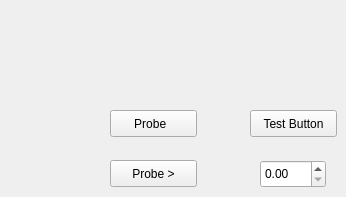
      <widget class="QWidget" name="tab_19">
       <attribute name="title">
        <string>Probe</string>
       </attribute>
       <widget class="QPushButton" name="probing_enable_pb">
        <property name="geometry">
         <rect>
          <x>110</x>
          <y>110</y>
          <width>87</width>
          <height>27</height>
         </rect>
        </property>
        <property name="text">
         <string>Probe  </string>
        </property>
        <property name="pin_name" stdset="0">
         <string>probe-enable</string>
        </property>
        <property name="function" stdset="0">
         <string>hal_pin</string>
        </property>
       </widget>
       <widget class="QPushButton" name="probe_right">
        <property name="geometry">
         <rect>
          <x>110</x>
          <y>160</y>
          <width>87</width>
          <height>27</height>
         </rect>
        </property>
        <property name="text">
         <string>Probe &gt;</string>
        </property>
       </widget>
       <widget class="QPushButton" name="pushButton_10">
        <property name="geometry">
         <rect>
          <x>250</x>
          <y>110</y>
          <width>87</width>
          <height>27</height>
         </rect>
        </property>
        <property name="text">
         <string>Test Button</string>
        </property>
        <property name="function" stdset="0">
         <string>hal_pin</string>
        </property>
        <property name="pin_name" stdset="0">
         <string>test-button</string>
        </property>
        <property name="hal_type" stdset="0">
         <string>HAL_BIT</string>
        </property>
        <property name="hal_dir" stdset="0">
         <string>HAL_OUT</string>
        </property>
       </widget>
       <widget class="QDoubleSpinBox" name="doubleSpinBox_5">
        <property name="geometry">
         <rect>
          <x>260</x>
          <y>160</y>
          <width>66</width>
          <height>28</height>
         </rect>
        </property>
        <property name="function" stdset="0">
         <string>set_var</string>
        </property>
        <property name="variable" stdset="0">
         <string>1000</string>
        </property>
        <property name="input" stdset="0">
         <string>number</string>
        </property>
       </widget>
      </widget>
